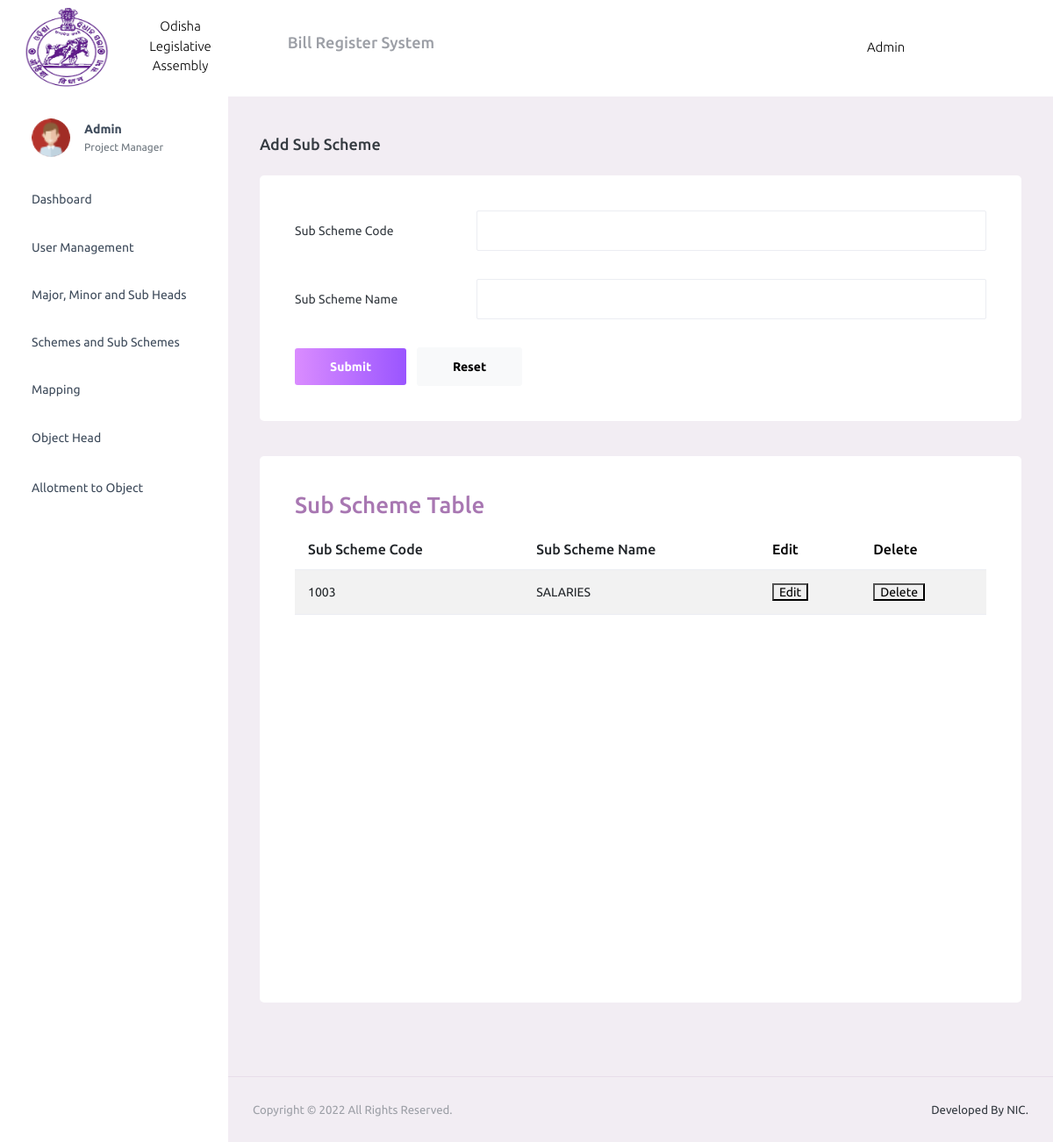
Page /admin1/home/subScheme/ on the earlier database version.
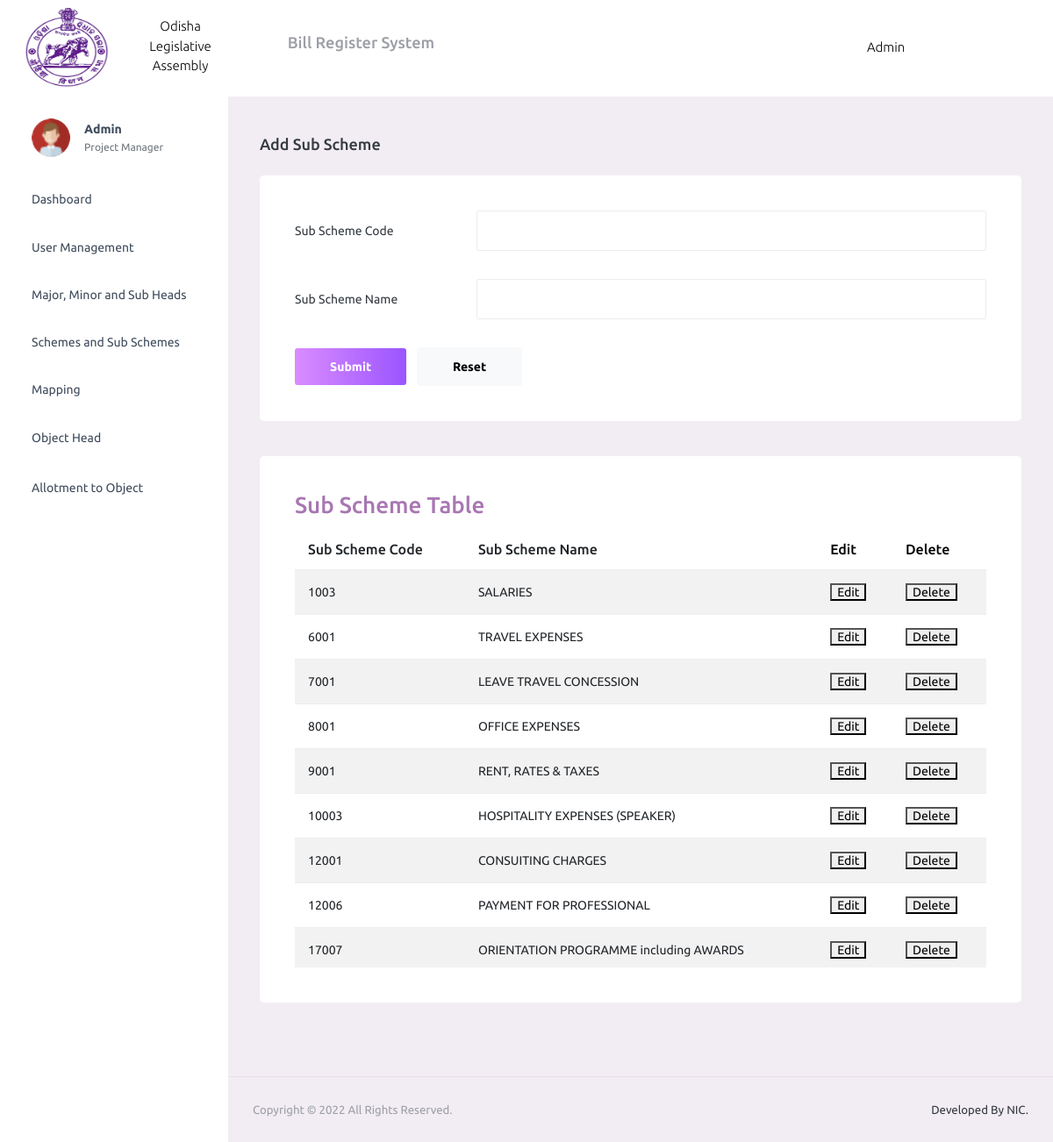
Same page on the later database version.
### allotment/models.py (models this page shows, shortened)
class Sub_Scheme(models.Model):
    SubScheme_Code=models.IntegerField(primary_key=True)
    SubScheme_Name=models.CharField(default="",max_length=250)

### allotment/views.py (the view)
# urls.py: path('admin1/home/subScheme/', views.adminSubScheme, name="subScheme"),
def adminSubScheme(request):
    if request.method=='POST':
        print(request.POST)
        newentry=Sub_Scheme(SubScheme_Code=request.POST.get('subSchemeCode'), SubScheme_Name=request.POST.get('subSchemeName'))
        newentry.save()
        return redirect('subScheme')
    else:
        subSchemes=Sub_Scheme.objects.all()
        return render(request,'admin/adminSubScheme.html',{'subSchemes':subSchemes})

### allotment/templates/admin/adminSubScheme.html (shortened to what this page needs)
{% extends 'admin/adminBase.html' %}
{% block content %}
<div class="page-header">
  <h3 class="page-title"> Add Sub Scheme</h3>
</div>
<div class="row">
    <div class="col-md-12 grid-margin stretch-card bil">
      <div class="card">
        <div class="card-body">
          <form class="forms-sample" method="POST">
            <div class="form-group row">
              <label for="exampleInputUsername2" class="col-sm-3 col-form-label">Sub Scheme Code</label>
              <div class="col-sm-9">
                <input type="number" class="form-control" name="subSchemeCode" id="exampleInputUsername2" placeholder="">
              </div>
            </div>
            <div class="form-group row">
              <label for="exampleInputEmail2" class="col-sm-3 col-form-label">Sub Scheme Name</label>
              <div class="col-sm-9">
                <input type="text" class="form-control" name="subSchemeName" id="exampleInputEmail2" placeholder="">
              </div>
            </div>
            <button type="submit" class="btn btn-gradient-primary me-2">Submit</button>
            <button type="reset" class="btn btn-light">Reset</button>
          </form>
        </div>
      </div>
    </div>
  </div>
  <div class="row">
    <div class="col-lg-12 grid-margin stretch-card bil">
      <div class="card">
        <div class="card-body">
          <h4 class="card-title">Sub Scheme Table</h4>
          <div class="mbill">
            <table class="table table-striped">
              <thead>
                <tr>
                  <th> Sub Scheme Code </th>
                  <th> Sub Scheme Name </th>
                  <th> <a href="#" >Edit</a> </th>
                  <th> <a href="#" >Delete</a> </th>
                </tr>
              </thead>
              <tbody>
                {% for subScheme in subSchemes %}
                <tr>
                  <td>{{subScheme.SubScheme_Code}}</td>
                  <td>{{subScheme.SubScheme_Name}}</td>
                  <td><button>Edit</button></td>
                  <td><button>Delete</button></td>
                </tr>
                {% endfor %}
              </tbody>
            </table>
          </div>
       </div>
      </div>
    </div>
  </div>
{% endblock %}

### allotment/templates/admin/adminBase.html (shortened to what this page needs)
{% load static %}
<!DOCTYPE html>
<html lang="en">
  <head>
    <link rel="stylesheet" href="{% static 'salary/assets/vendors/mdi/css/materialdesignicons.min.css' %}">
    <link rel="stylesheet" href="{% static 'salary/assets/vendors/css/vendor.bundle.base.css' %}">
    <link rel="stylesheet" href="{% static 'salary/assets/css/style.css' %}">
  </head>
  <body>
    <div class="container-scroller">
      <nav class="navbar default-layout-navbar col-lg-12 col-12 p-0  d-flex flex-row">
        <div class="text-center navbar-brand-wrapper d-flex align-items-center justify-content-center">
          <a class="navbar-brand brand-logo" href="#"><img src="{% static 'salary/assets/images/logon.jpg' %}" alt="logo" /></a>
          <br>
            <p class="mb-1 text-black">Odisha Legislative Assembly</p>
        </div>
        <div class="navbar-menu-wrapper d-flex align-items-stretch">
          <button class="navbar-toggler navbar-toggler align-self-center" type="button" data-toggle="minimize">
            <span class="mdi mdi-menu"></span>
          </button>
          <div class="nav-profile-text"><br>
            <h4 class="card-title">Bill Register System</h4>
          </div>
          <ul class="navbar-nav navbar-nav-right">
            <li class="nav-item nav-profile dropdown">
              <a class="nav-link dropdown-toggle" id="profileDropdown" href="#" data-bs-toggle="dropdown" aria-expanded="false">
                <div class="nav-profile-text">
                  <p class="mb-1 text-black">Admin</p>
                </div>
              </a>
            </li>
            <li class="nav-item nav-logout d-none d-lg-block">
              <a class="nav-link" href="#">
                <i class="mdi mdi-power"></i>
              </a>
            </li>
            <li class="nav-item nav-settings d-none d-lg-block">
              <a class="nav-link" href="#">
                <i class="mdi mdi-format-line-spacing"></i>
              </a>
            </li>
          </ul>
        </div>
      </nav>
      <div class="container-fluid page-body-wrapper">
        <nav class="sidebar sidebar-offcanvas" id="sidebar">
          <ul class="nav">
            <li class="nav-item nav-profile">
              <a href="#" class="nav-link">
                <div class="nav-profile-image">
                  <img src="assets/images/pic-1.png" alt="profile">
                </div>
                <div class="nav-profile-text d-flex flex-column">
                  <span class="font-weight-bold mb-2">Admin</span>
                  <span class="text-secondary text-small">Project Manager</span>
                </div>
                <i class="mdi mdi-bookmark-check text-success nav-profile-badge"></i>
              </a>
            </li>
            <li class="nav-item">
              <a class="nav-link" href="#">
                <span class="menu-title">Dashboard</span>
                <i class="mdi mdi-home menu-icon"></i>
              </a>
            </li>
            <li class="nav-item">
              <a class="nav-link" data-bs-toggle="collapse" href="#ui-basic4" aria-expanded="false" aria-controls="ui-basic">
                <span class="menu-title">User Management</span>
                <i class="menu-arrow"></i>
              </a>
            </li>
            <li class="nav-item">
              <a class="nav-link" data-bs-toggle="collapse" href="#ui-basic1" aria-expanded="false" aria-controls="ui-basic">
                <span class="menu-title">Major, Minor and Sub Heads</span>
                <i class="menu-arrow"></i>
              </a>
            </li>
            <li class="nav-item">
              <a class="nav-link" data-bs-toggle="collapse" href="#ui-basic2" aria-expanded="false" aria-controls="ui-basic">
                <span class="menu-title">Schemes and Sub Schemes</span>
                <i class="menu-arrow"></i>
              </a>
            </li>
            <li class="nav-item">
              <a class="nav-link" data-bs-toggle="collapse" href="#ui-basic3" aria-expanded="false" aria-controls="ui-basic">
                <span class="menu-title">Mapping</span>
                <i class="menu-arrow"></i>
              </a>
            </li>
            <li class="nav-item">
              <a class="nav-link" href="{% url 'object' %}">
                <span class="menu-title">Object Head</span>
                <i class="mdi mdi-table-large menu-icon"></i>
              </a>
            </li>
            <li class="nav-item">
              <a class="nav-link" href="{% url 'allotment' %}">
                <span class="menu-title">Allotment to Object</span>
                <i class="mdi mdi-table-large menu-icon"></i>
              </a>
            </li>
          </ul>
        </nav>
        <div class="main-panel">
          <div class="content-wrapper">
            {% block content %}
            {% endblock %}
          </div>
          <footer class="footer">
            <div class="container-fluid d-flex justify-content-between">
              <span class="text-muted d-block text-center text-sm-start d-sm-inline-block">Copyright © 2022 All Rights Reserved.</span>
              <span class="float-none float-sm-end mt-1 mt-sm-0 text-end"> Developed By NIC.</span>
            </div>
          </footer>
        </div>
      </div>
    </div>
  </body>
</html>

Differences in the rows shown:
added Sub_Scheme: SubScheme_Code "6001", SubScheme_Name "TRAVEL EXPENSES"
added Sub_Scheme: SubScheme_Code "7001", SubScheme_Name "LEAVE TRAVEL CONCESSION"
added Sub_Scheme: SubScheme_Code "8001", SubScheme_Name "OFFICE EXPENSES"
added Sub_Scheme: SubScheme_Code "9001", SubScheme_Name "RENT, RATES & TAXES"
added Sub_Scheme: SubScheme_Code "10003", SubScheme_Name "HOSPITALITY EXPENSES (SPEAKER)"
added Sub_Scheme: SubScheme_Code "12001", SubScheme_Name "CONSUITING CHARGES"
added Sub_Scheme: SubScheme_Code "12006", SubScheme_Name "PAYMENT FOR PROFESSIONAL"
added Sub_Scheme: SubScheme_Code "17007", SubScheme_Name "ORIENTATION PROGRAMME including AWARDS"
